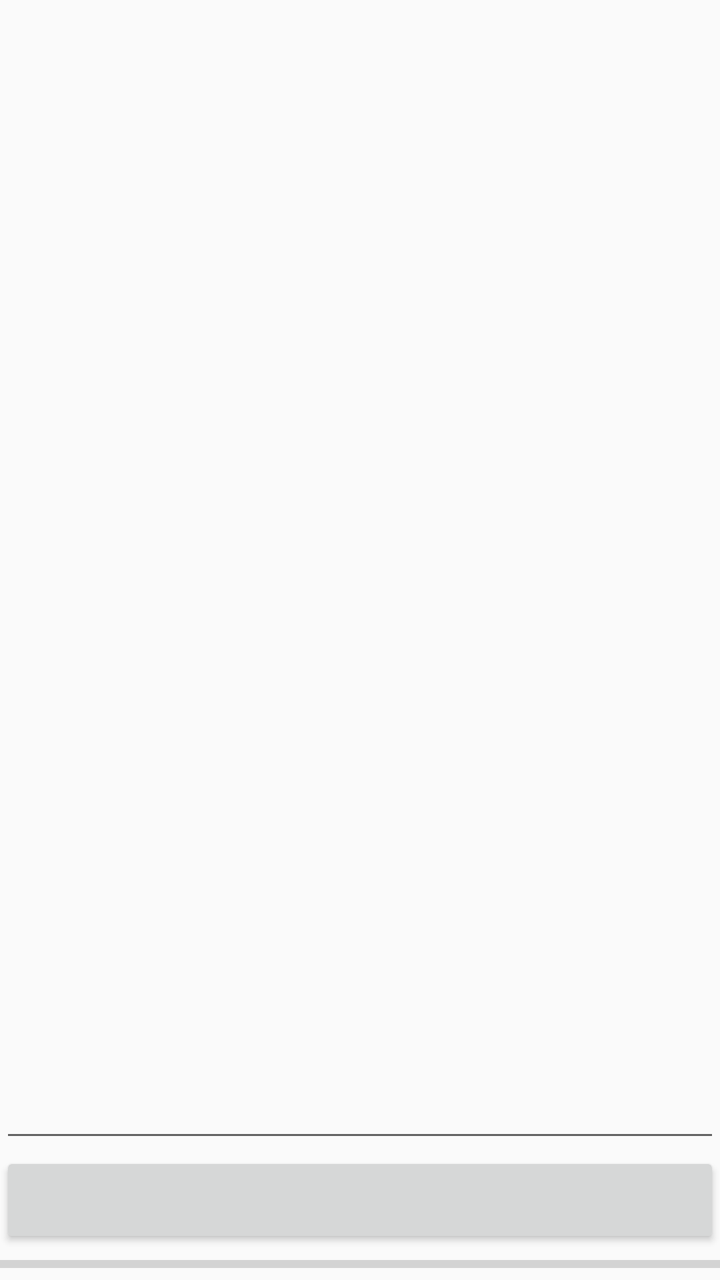
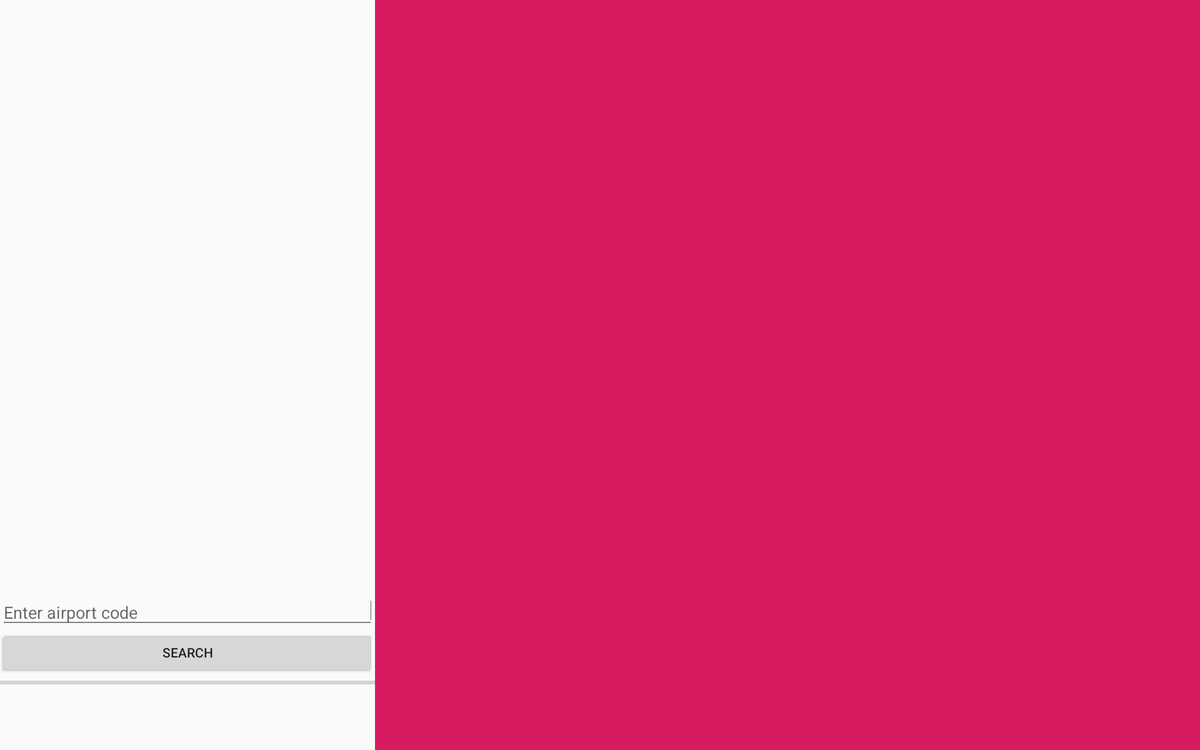

Compare how this app lays out the same screen by default and in its alternative resource folder. The renders come first, then the two layout files and the values they reference.
<!-- AndroidManifest.xml: application theme AppTheme -->
<!-- res/layout/activity_flight_status_tracker.xml -->
<?xml version="1.0" encoding="utf-8"?>
<android.support.design.widget.CoordinatorLayout
    android:id="@+id/flight_tracker_coordinator_layout"
    xmlns:android="http://schemas.android.com/apk/res/android"
    xmlns:app="http://schemas.android.com/apk/res-auto"
    android:layout_width="match_parent"
    android:layout_height="match_parent">
    <LinearLayout xmlns:android="http://schemas.android.com/apk/res/android"
    xmlns:app="http://schemas.android.com/apk/res-auto"
    xmlns:tools="http://schemas.android.com/tools"
    android:layout_width="match_parent"
    android:layout_height="match_parent"
    tools:context=".FlightStatusTracker"
    android:orientation="vertical">
    <ListView
        android:layout_width="match_parent"
        android:layout_height="0dp"
        android:layout_weight="1"
        android:id="@+id/fight_tracker_listview"/>
    <EditText
        android:layout_width="match_parent"
        android:layout_height="wrap_content"
        android:id="@+id/fight_tracker_edittext"/>
    <Button
        android:layout_width="match_parent"
        android:layout_height="wrap_content"
        android:id="@+id/fight_tracker_button"/>
    <ProgressBar
        android:layout_width="match_parent"
        android:layout_height="wrap_content"
        android:id="@+id/fight_tracker_progressbar"
        style="?android:attr/progressBarStyleHorizontal"
        android:max="100"
        android:indeterminate="false"
        android:progress="0"/>
</LinearLayout>
</android.support.design.widget.CoordinatorLayout>
<!-- resources referenced by this layout -->
<resources>
  <style name="AppTheme" parent="Theme.AppCompat.Light.DarkActionBar">
          
          <item name="colorPrimary">@color/colorPrimary</item>
          <item name="colorPrimaryDark">@color/colorPrimaryDark</item>
          <item name="colorAccent">@color/colorAccent</item>
          <item name="windowActionBar">false</item>
          <item name="windowNoTitle">true</item>
          <item name="android:actionMenuTextColor">@color/colorLightGray</item>
      </style>
  <color name="colorPrimary">#008577</color>
  <color name="colorPrimaryDark">#00574B</color>
  <color name="colorAccent">#D81B60</color>
  <color name="colorLightGray">#BBBBBB</color>
</resources>
<!-- res/layout-sw720dp/activity_flight_status_tracker.xml (the repository's variant of the layout above) -->
<!-- drawn on a large tablet held sideways -->
<?xml version="1.0" encoding="utf-8"?>
<LinearLayout xmlns:android="http://schemas.android.com/apk/res/android"
    android:layout_width="match_parent"
    android:layout_height="match_parent"
    android:orientation="horizontal">
    <android.support.design.widget.CoordinatorLayout
        android:id="@+id/flight_tracker_coordinator_layout"
        xmlns:android="http://schemas.android.com/apk/res/android"
        xmlns:app="http://schemas.android.com/apk/res-auto"
        android:layout_width="400dp"
        android:layout_height="match_parent">
        <LinearLayout xmlns:android="http://schemas.android.com/apk/res/android"
            android:layout_width="match_parent"
            android:layout_height="match_parent"
            android:orientation="vertical">
            <ListView
                android:layout_width="match_parent"
                android:layout_height="0dp"
                android:layout_weight="1"
                android:id="@+id/fight_tracker_listview"/>
            <EditText
                android:layout_width="match_parent"
                android:layout_height="wrap_content"
                android:hint="@string/flight_tracker_edit_text_hint"
                android:id="@+id/fight_tracker_edittext"/>
            <Button
                android:layout_width="match_parent"
                android:layout_height="wrap_content"
                android:text="@string/flight_button_text"
                android:id="@+id/fight_tracker_button"/>
            <ProgressBar
                android:layout_width="match_parent"
                android:layout_height="wrap_content"
                android:id="@+id/fight_tracker_progressbar"
                style="?android:attr/progressBarStyleHorizontal"
                android:max="100"
                android:indeterminate="false"
                android:progress="0"/>
            <android.support.v7.widget.Toolbar
                android:id="@+id/flight_tracker_toolbar"
                android:layout_width="match_parent"
                android:layout_height="wrap_content"/>
        </LinearLayout>
    </android.support.design.widget.CoordinatorLayout>

    <FrameLayout
        android:id="@+id/flight_tracker_fragment"
        android:layout_width="0dp"
        android:layout_weight="1"
        android:layout_height="match_parent"
        android:background="@color/colorAccent"/>
</LinearLayout>
<!-- resources referenced by the variant -->
<!-- as a large tablet held sideways resolves them -->
<resources>
  <color name="colorAccent">#D81B60</color>
  <string name="flight_button_text">Search</string>
  <string name="flight_tracker_edit_text_hint">Enter airport code</string>
  <style name="AppTheme" parent="Theme.AppCompat.Light.DarkActionBar">
          
          <item name="colorPrimary">@color/colorPrimary</item>
          <item name="colorPrimaryDark">@color/colorPrimaryDark</item>
          <item name="colorAccent">@color/colorAccent</item>
          <item name="windowActionBar">false</item>
          <item name="windowNoTitle">true</item>
          <item name="android:actionMenuTextColor">@color/colorLightGray</item>
      </style>
  <color name="colorPrimary">#008577</color>
  <color name="colorPrimaryDark">#00574B</color>
  <color name="colorLightGray">#BBBBBB</color>
</resources>
